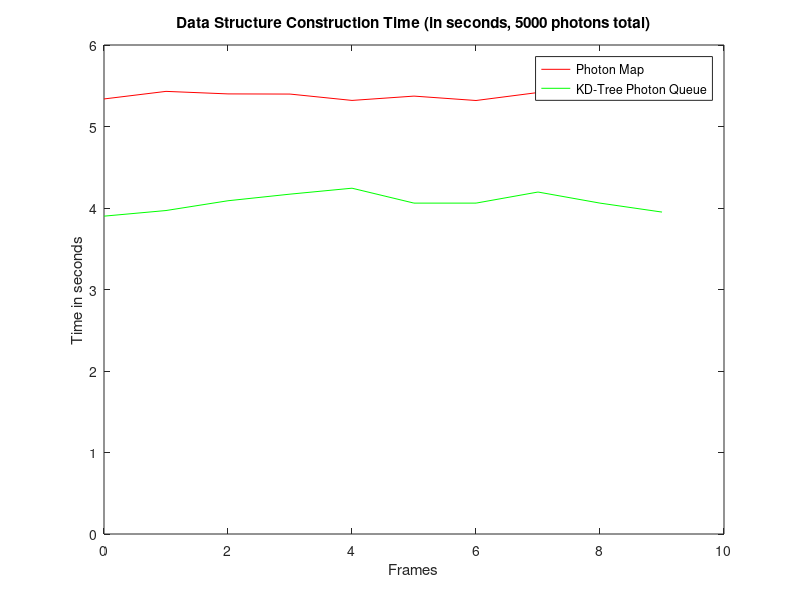
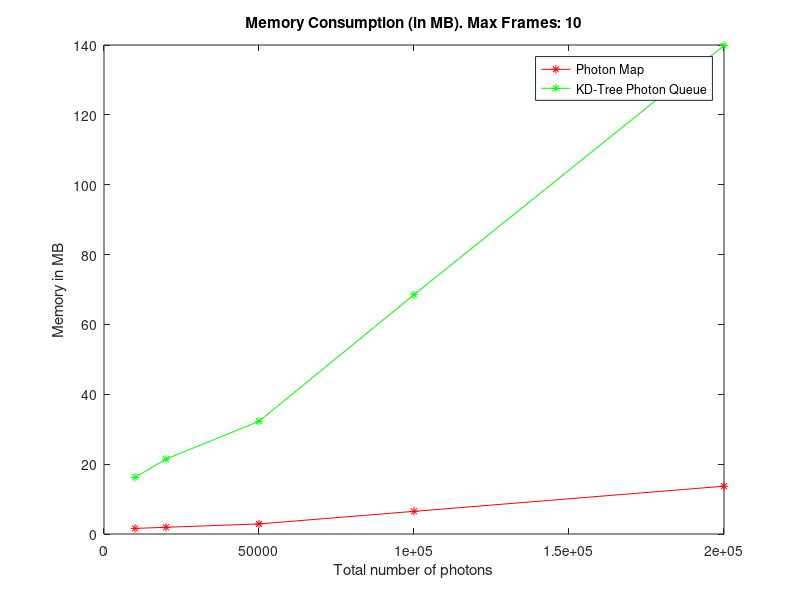
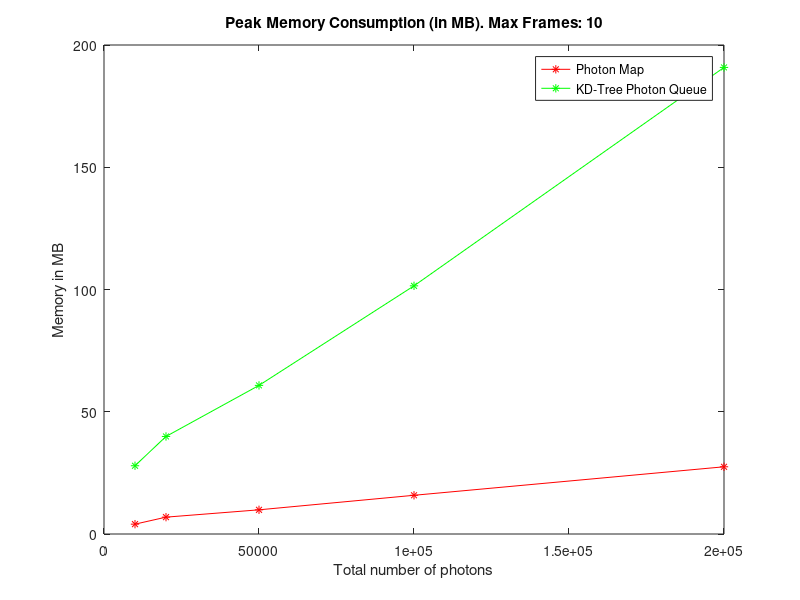
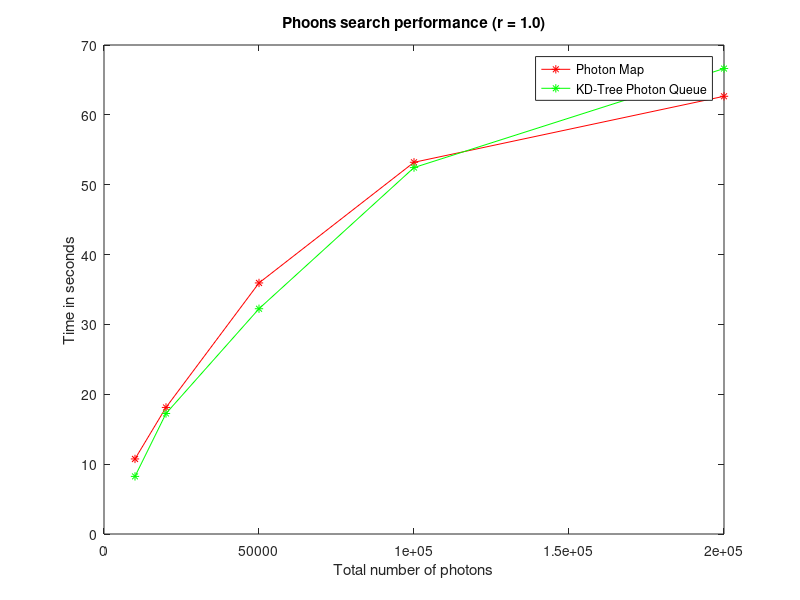

MATLAB code for these plots, in order:
% Data structure construction time 

figure(1) 

% X-Axis Frames 
x=[0 1 2 3 4 5 6 7 8 9]; 

% Y-Axis Construction Time

% Photon Mapping
y=[5.338 5.431 5.400 5.398 5.320 5.373 5.319 5.417 5.450 5.403];

% New approach 
y2=[3.9 3.969 4.089 4.17 4.243 4.06 4.06 4.196 4.060 3.95]

plot(x, y, 'r');hold;plot(x, y2, 'g'); 
set(gca,'YLim',[0 6])

legend('Photon Map','KD-Tree Photon Queue')
xlabel('Frames'); 
ylabel('Time in seconds'); 

title('Data Structure Construction Time (in seconds, 5000 photons total)')

hold on

%%%%%%%%%%%%%%%%%%%%%%%%%%%%%%%%%%%%%%%%%%%%%%%%%%%%%%%%%%%%%%%%%%%%%%%%%%
% Memory consumption 

figure(2)

% X-Axis: Number of photons 
x=[10000, 20000, 50000, 100000, 200000];

% Y-Axis: MB
y1 = [1.606, 1.925, 2.884, 6.485, 13.684];

y2 = [16.221, 21.4425, 32.27, 68.5, 139.84]; 

plot(x, y1, '-*r');hold;plot(x, y2, '-*g'); 

legend('Photon Map','KD-Tree Photon Queue')
xlabel('Total number of photons'); 
ylabel('Memory in MB'); 

title('Memory Consumption (in MB). Max Frames: 10')

hold on 

%%%%%%%%%%%%%%%%%%%%%%%%%%%%%%%%%%%%%%%%%%%%%%%%%%%%%%%%%%%%%%%%%%%%%%%%%%
% Memory consumption in construction 

figure(3)

% X-Axis: Number of photons 
x=[10000, 20000, 50000, 100000, 200000];

% Y-Axis: MB
y1 = [4.028, 6.894, 9.891, 15.835, 27.490];

y2 = [27.916, 39.894, 60.782, 101.5, 190.831]; 

plot(x, y1, '-*r');hold;plot(x, y2, '-*g'); 

legend('Photon Map','KD-Tree Photon Queue')
xlabel('Total number of photons'); 
ylabel('Memory in MB'); 

title('Peak Memory Consumption (in MB). Max Frames: 10')

hold on 

%%%%%%%%%%%%%%%%%%%%%%%%%%%%%%%%%%%%%%%%%%%%%%%%%%%%%%%%%%%%%%%%%%%%%%%%%%
% Photon search with different number of photons 

figure(4)

% X-Axis: Number of photons 
x=[10000, 20000, 50000, 100000, 200000];

% Y-Axis: MB
y1 = [10.745, 18.118, 35.939, 53.210, 62.660];

y2 = [8.247, 17.252, 32.247, 52.453, 66.629]; 

plot(x, y1, '-*r');hold;plot(x, y2, '-*g'); 

legend('Photon Map','KD-Tree Photon Queue')
xlabel('Total number of photons'); 
ylabel('Time in seconds'); 

title('Phoons search performance (r = 1.0)')

hold on 

%%%%%%%%%%%%%%%%%%%%%%%%%%%%%%%%%%%%%%%%%%%%%%%%%%%%%%%%%%%%%%%%%%%%%%%%%%
% Photon search with different query radius

figure(5)

% X-Axis: query radius
x=[0.5, 0.75, 1.0, 1.25, 1.5];

% Y-Axis: time(sec) 
y1 = [13.560, 23.107, 29.522, 35.374, 39.786];

y2 = [12.983, 21.653, 27.861, 31.989, 34.833]; 

plot(x, y1, '-*r');hold;plot(x, y2, '-*g'); 

legend('Photon Map','KD-Tree Photon Queue')
xlabel('Query radius'); 
ylabel('Time in seconds'); 

title('Photons search performance (50000 photons)')

hold on 




